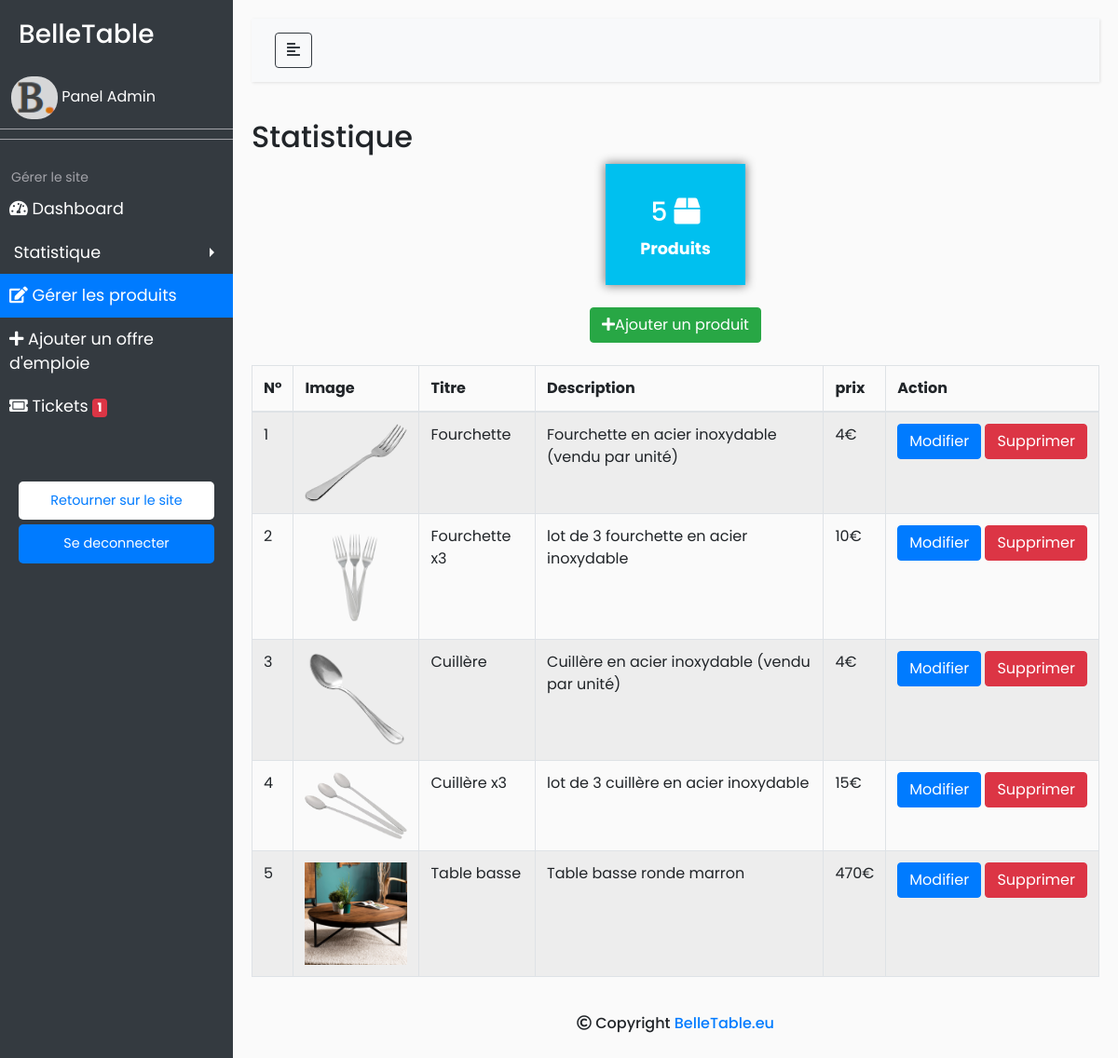
The app's page /admin/produits.php with its own data.
### tables this page shows
CREATE TABLE IF NOT EXISTS `produit` (
  `idproduit` int(50) NOT NULL AUTO_INCREMENT,
  `titre` text NOT NULL,
  `old_prix` int(11) DEFAULT NULL,
  `prix` float NOT NULL,
  `description` text DEFAULT NULL,
  `image` text DEFAULT NULL,
  UNIQUE KEY `idannonce` (`idproduit`)
);

### admin/produits.php (the view, shortened to what this page needs)
<!DOCTYPE html>
<html>
<head>
    <?php
      require_once("include/en-tete.php");
      $req = mysqli_query($bdd, "SELECT * FROM produit ORDER BY idproduit");
    ?>
</head>
<body>
  <?php include("include/menu.php"); ?>
  <div id="content">
    <nav class="navbar navbar-expand-lg navbar-light bg-light">
      <div class="container-fluid">
        <button type="button" id="sidebarCollapse" class="btn btn-outline-dark">
          <i class="fas fa-align-left"></i>
        </button>
      </div>
    </nav>
    <section>
      <h2>Statistique</h2>
      <div align="center">
        <div class="info-box box1" style="width: 150px; height: 130px; ">
          <div class="text-box" style="padding-top: 35px;">
            <h3>
              <?php
                $query = mysqli_query($bdd, "SELECT count(*) FROM produit");
                $nbProduit = mysqli_fetch_assoc($query);
                echo $nbProduit['count(*)'];
              ?>
              <i class="fas fa-box"></i>
            </h3>
            <p>Produits</p>
          </div>
        </div>
      </div>
      <br>
    </section>
    <main>
      <?php if(!isset($_GET['action'])): ?>
        <center>
          <a href="?action=new" class="btn btn-success"><i class="fas fa-plus"></i>Ajouter un produit</a>
        </center>
      <?php endif; ?>
      <div class="table-responsive" >
        <table class="table table-hover table-striped table-bordered table-sm-responsive">
          <thead>
            <tr>
              <th>N°</th>
              <th>Image</th>
              <th>Titre</th>
              <th>Description</th>
              <th>prix</th>
              <th>Action</th>
            </tr>
          </thead>
          <tbody>
            <br>
            <?php $i = 0 ; ?>
            <?php while ($produit = mysqli_fetch_assoc($req)): ?>
              <tr> <?php $i++; ?>
                <td><?php echo $i; ?></td>
                <td><img width="110" src="../produits/<?php echo $produit['image']; ?>"></td>
                <td><?php echo $produit['titre']; ?></td>
                <td><?php echo $produit['description']; ?></td>
                <td><?php echo $produit['prix']; ?>€</td>
                <td style="white-space: nowrap;">
                  <a class="btn btn-primary" href="?action=edit&id=<?=$produit["idproduit"]?>">Modifier</a>
                  <a class="btn btn-danger" href="?action=delete&id=<?=$produit["idproduit"]?>">Supprimer</a>
                </td>
              </tr>
            <?php endwhile; ?>
          </tbody>
        </table>
      </div>
    </main>
    <br>
    <?php include("include/footer.php"); ?>
  </div>
</body>
</html>

### admin/css/style.css (style rules this page uses)
body { font-family: 'Poppins', sans-serif; background: #fafafa; }
p { font-family: 'Poppins', sans-serif; font-size: 1.1em; font-weight: 300; line-height: 1.7em; color: #999; }
a, a:hover, a:focus { color: inherit; text-decoration: none; transition: all 0.3s; }
.navbar { padding: 15px 10px; background: #fff; border: none; border-radius: 0; margin-bottom: 40px; box-shadow: 1px 1px 3px rgba(0, 0, 0, 0.1); }
#content { width: 100%; padding: 20px; min-height: 100vh; transition: all 0.3s; }
.info-box { -webkit-box-shadow: 0px 0px 25px 10px rgba(0,0,0,0.49); box-shadow: 0px 0px 10px 1px rgba(0,0,0,0.49); }
.box1 { background-color: #00C0EF; }
.text-box { color: white; margin: 10px 0; padding-top: 20px; }
.text-box p { color: white; font-weight: bold; }

### records on screen
produit: image (picture), titre "Fourchette", description "Fourchette en acier inoxydable (vendu par unité)", prix "4"
produit: image (picture), titre "Fourchette x3", description "lot de 3 fourchette en acier inoxydable", prix "10"
produit: image (picture), titre "Cuillère", description "Cuillère en acier inoxydable (vendu par unité)", prix "4"
produit: image (picture), titre "Cuillère x3", description "lot de 3 cuillère en acier inoxydable", prix "15"
produit: image (picture), titre "Table basse", description "Table basse ronde marron", prix "470"

### other values on screen
$nbProduit['count(*)'] "5"
